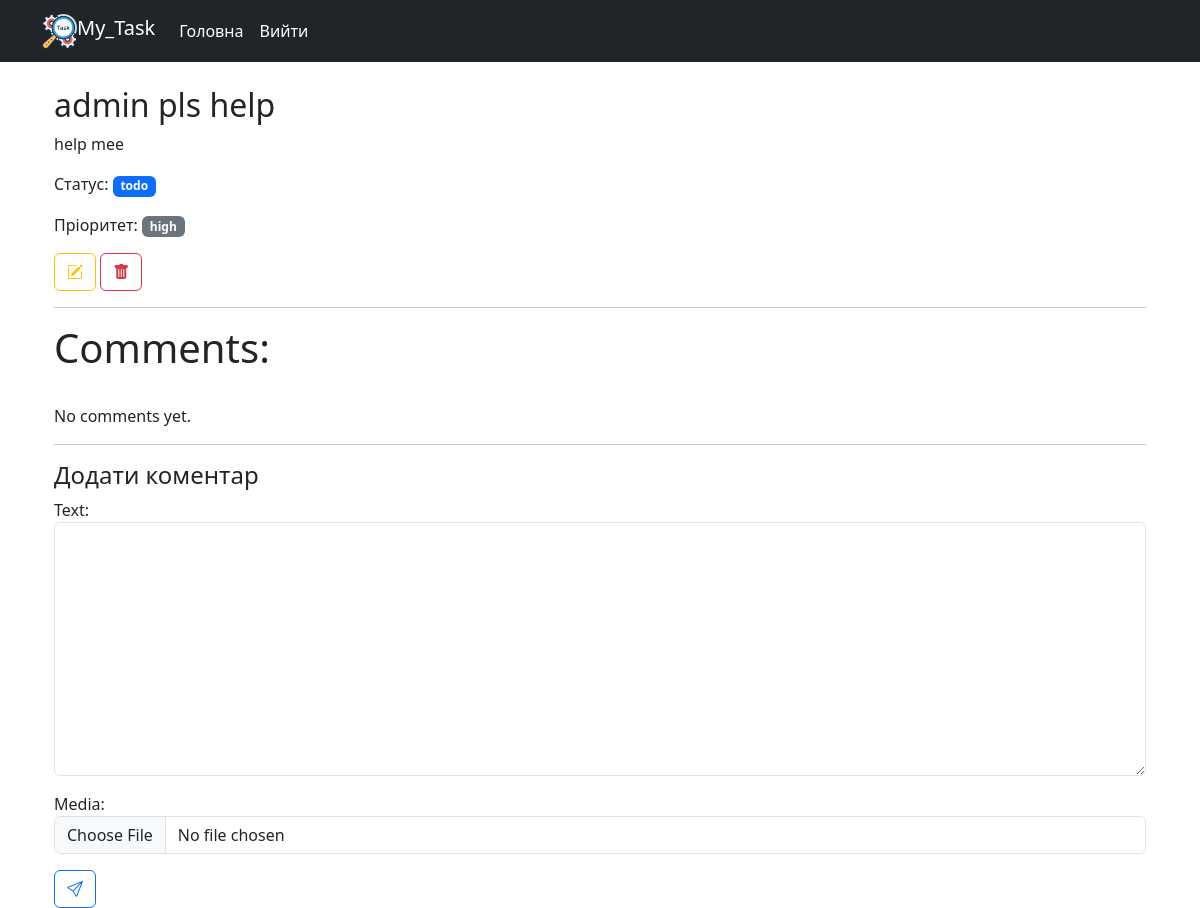
The app's page /10/ (signed in), older data.
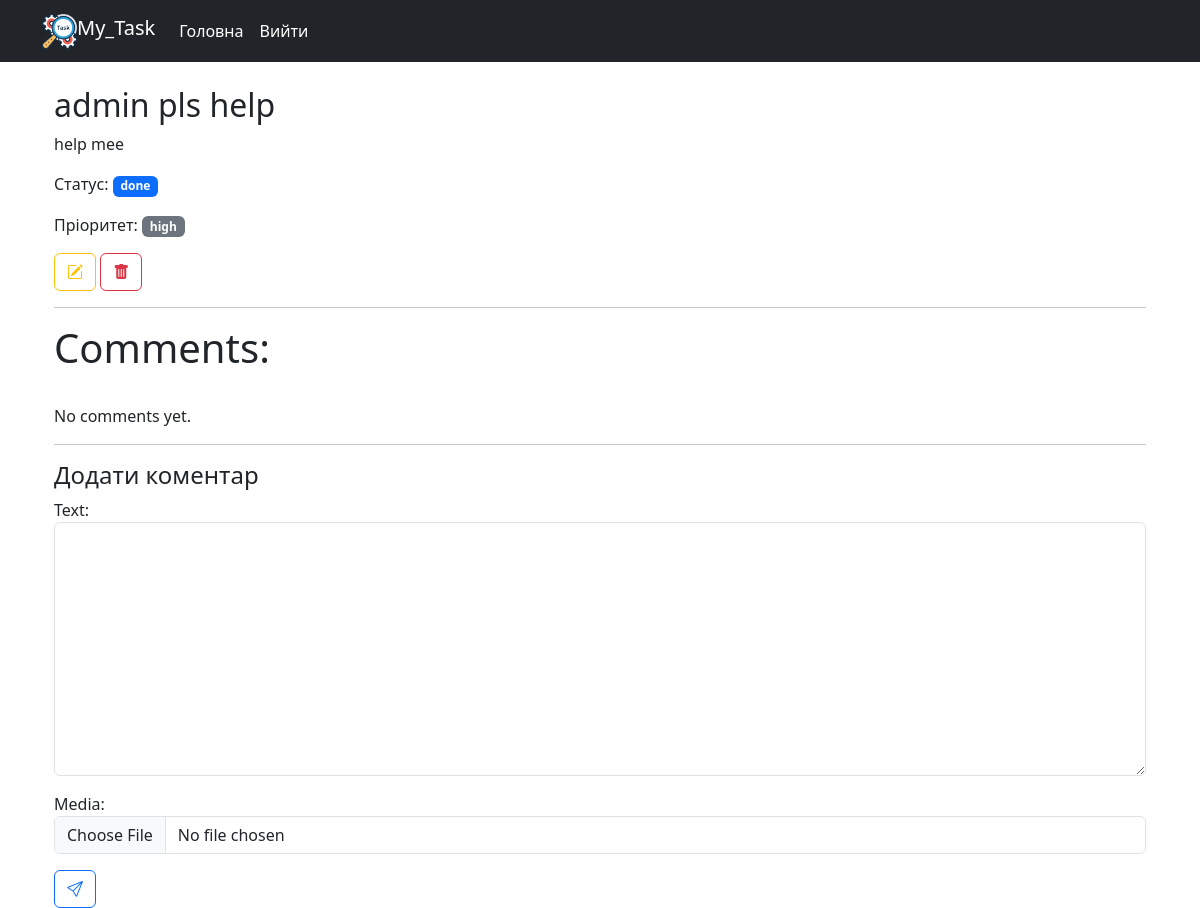
The same page, newer data.
### tasks/models.py (models this page shows, shortened)
class Task(models.Model):
    STATUS_CHOICES = [
        ('todo', 'To Do'),
        ('in_progres', 'In Progress'),
        ('done', 'Done')
    ]
    PRIORITY_CHOICES = [
        ('low', 'Low'),
        ('medium', 'Medium'),
        ('high', 'High')
    ]
    title = models.CharField(max_length=256)
    description = models.TextField()
    status = models.CharField(max_length=20, choices=STATUS_CHOICES, default='todo')
    priority = models.CharField(max_length=20, choices=PRIORITY_CHOICES, default='medium')
    due_date = models.DateField(null=True, blank=True)
    creator = models.ForeignKey(User, on_delete=models.CASCADE, related_name = 'tasks')
    members = models.ManyToManyField(User, blank=True, related_name = 'assigned_tasks')

### tasks/views.py (the view, shortened to what this page needs)
# urls.py: path('<int:pk>/', views.TaskDetailView.as_view(), name ='task-detail'),
class TaskDetailView(LoginRequiredMixin,DetailView):
    model = models.Task
    context_object_name = 'task'
    template_name = 'tasks/task_detail.html'
    def get_context_data(self, **kwargs):
        context = super().get_context_data(**kwargs)
        context['comment_form'] = CommentForm()
        return context

### tasks/forms.py
class CommentForm(forms.ModelForm):
    class Meta:
        model = Comment
        fields = ['text', 'media']
        widgets = {
            'media': forms.FileInput()
        }
    def __init__(self, *args, **kwargs):
        super(CommentForm, self).__init__(*args, **kwargs)
        for field in self.fields:
            self.fields[field].widget.attrs.update({'class': 'form-control'})

### templates/tasks/task_detail.html (shortened to what this page needs)
{% extends 'base.html' %}
{% block content %}
{% load custom_tags %}
<div class="container mt-3">
    <h2>{{ task.title }}</h2>
    <p>{{ task.description }}</p>
    <p>Статус: <span class="badge text-bg-primary">{{ task.status }}</span></p>
    <p>Пріоритет: <span class="badge text-bg-secondary">{{ task.priority }}</span></p>
    <a href="{% url 'tasks:task-update' task.id %}" class="btn btn-outline-warning"><i class="bi bi-pencil-square"></i></a>
    <a href="{% url 'tasks:task-delete' task.id %}" class="btn btn-outline-danger"><i class="bi bi-trash-fill"></i></a>
    <hr>
    <h4 class="display-6">Comments:</h4>
    <br>
    {% for comment in task.comments.all %}
    {% if comment.media %}
    <div class="comment-media">
        {% if comment.media.url|endswith:".jpg" or comment.media.url|endswith:".png" or comment.media.url|endswith:".jpeg" %}
          <img src="{{ comment.media.url }}" alt="Зображення коментаря" style="max-width: 100px;">
        {% elif comment.media.url|endswith:".mp4" %}
          <video width="220" height="140" controls>
            <source src="{{ comment.media.url }}" type="video/mp4">
            Your browser does not support the video tag.
          </video>
        {% else %}
          <a href="{{ comment.media.url }}">Завантажити файл</a>
        {% endif %}
    </div>
    {% endif %}
    <p>Text: {{ comment.text }}</p>
    <p class="fw-bold">User: {{ comment.user }}</p>
    <hr>
    {% empty %}
    <p>No comments yet.</p>
    <hr>
    {% endfor %}
    <h4>Додати коментар</h4>
    <form action="{% url 'tasks:task-detail' task.id %}" method="post" enctype="multipart/form-data">
      {{ comment_form.as_p }}
      <button type="submit" class="btn btn-outline-primary"><i class="bi bi-send"></i></button>
    </form>
</div>
{% endblock %}

Row changes from the older to the newer data that the page shows:
changed Task "admin pls help": status "todo" → "done"
